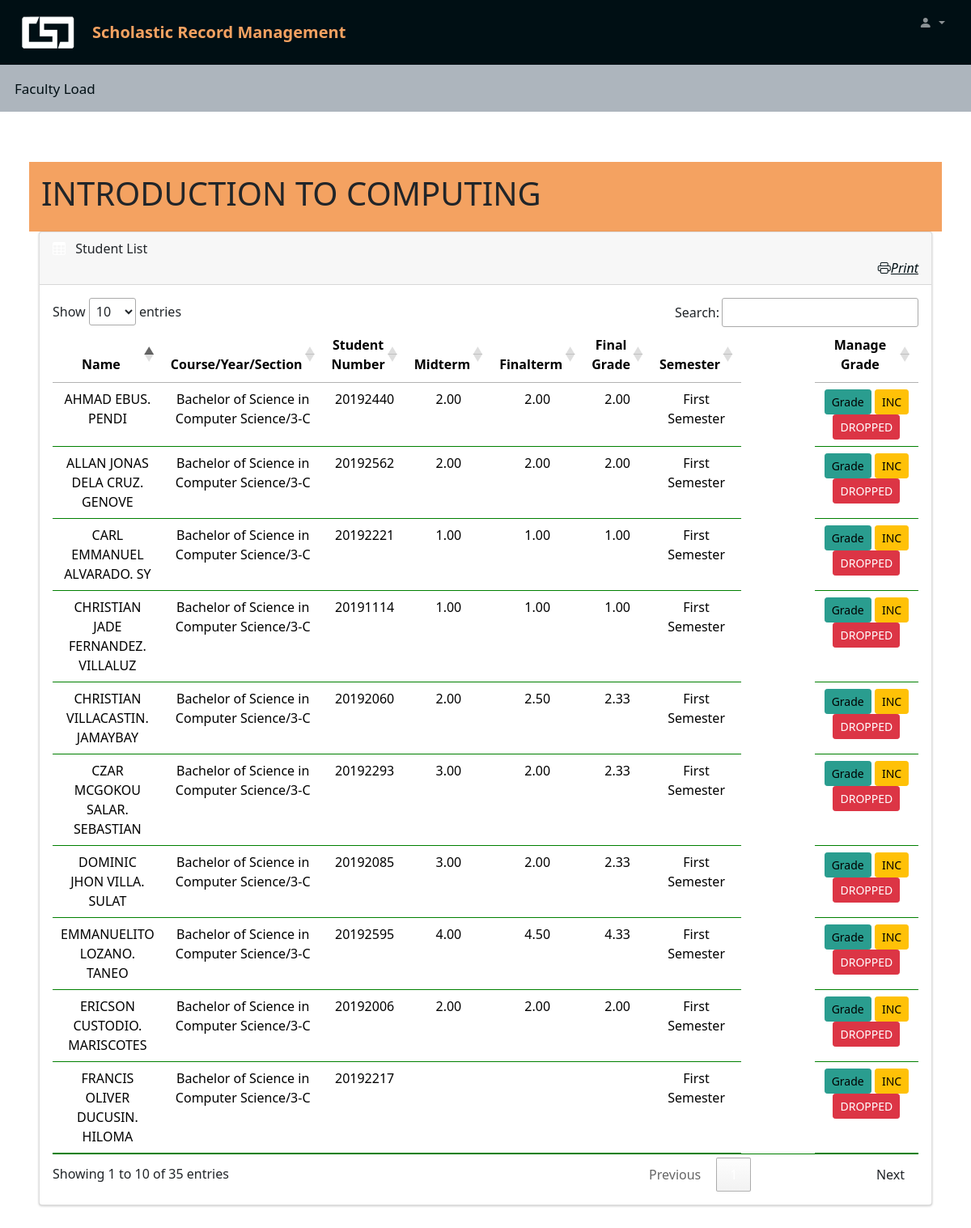
The page /ProfPlatform/viewload.php?combi_id=75 (signed in) on the database its author committed.
### tables this page shows
CREATE TABLE `srms_tblmanagesubcombi` (
  `combi_id` int(11) NOT NULL,
  `class_id` int(60) NOT NULL,
  `sub_id` int(60) NOT NULL,
  `prof_id` varchar(60) NOT NULL,
  `Sem` varchar(60) NOT NULL
);

CREATE TABLE `srms_tblsubject` (
  `sub_id` int(11) NOT NULL,
  `SubjectDescription` varchar(60) NOT NULL,
  `SubjectCode` varchar(60) NOT NULL,
  `Units` int(60) NOT NULL
);

CREATE TABLE `srms_tblresult` (
  `result_id` int(60) NOT NULL,
  `combi_id` int(60) NOT NULL,
  `prof_id` int(60) NOT NULL,
  `studentsnumber` int(60) NOT NULL,
  `Subject` varchar(60) NOT NULL,
  `mt` decimal(6,2) DEFAULT NULL,
  `ft` decimal(6,2) DEFAULT NULL,
  `Final` decimal(6,2) DEFAULT NULL,
  `Remarks` varchar(60) DEFAULT NULL,
  `syb` int(60) NOT NULL,
  `sye` int(60) NOT NULL,
  `Sem` varchar(60) NOT NULL,
  `stats` varchar(60) DEFAULT NULL
);

CREATE TABLE `srms_students` (
  `student_id` int(11) NOT NULL,
  `class_id` int(60) NOT NULL,
  `firstname` varchar(60) NOT NULL,
  `middlename` varchar(60) NOT NULL,
  `lastname` varchar(60) NOT NULL,
  `course` varchar(60) NOT NULL,
  `year` int(2) NOT NULL,
  `section` varchar(5) NOT NULL,
  `studentsnumber` int(10) NOT NULL,
  `status` varchar(10) NOT NULL,
  `contactnum` varchar(12) NOT NULL,
  `address` varchar(60) NOT NULL,
  `gender` varchar(60) NOT NULL,
  `email` varchar(60) NOT NULL,
  `scholastic` varchar(10) NOT NULL,
  `password` varchar(60) NOT NULL
);

### ProfPlatform/viewload.php (the view, shortened to what this page needs)
<?php
if (isset($_SESSION['uname'])) {
?>
  <!DOCTYPE html>
  <html lang="en">
  <head>
    <link rel="stylesheet" href="../assets/css/style.css">
    <link rel="stylesheet" href="../node_modules/bootstrap-icons/font/bootstrap-icons.css">
    <link rel="stylesheet" href="https://cdn.datatables.net/1.11.5/css/jquery.dataTables.min.css">
  </head>
  <body>
    <nav class="navbar navbar-expand-lg navbar-dark bg-blue-dark fixed-top">
      <div class="container-fluid">
        <a href="#" class="logo">
          <img src="../assets/image/csd.png" alt="logo image" />
        </a>
        <a class="navbar-brand" href="https://ucc-caloocan.edu.ph/">
          Scholastic Record Management
        </a>
        <div class="collapse navbar-collapse" id="topNavBar">
          <ul class="navbar-nav d-flex ms-auto my-3 my-lg-0">
            <li class="nav-item dropdown">
              <a class="nav-link dropdown-toggle ms-2 mb-4" href="#" role="button" data-bs-toggle="dropdown" aria-expanded="false">
                <i class="bi bi-person-fill"></i>
              </a>
            </li>
          </ul>
        </div>
      </div>
    </nav>
    <nav class="navbar navbar-expand-md bg-light" id="main-bar">
      <div class="collapse navbar-collapse" id="topNavBar">
        <ul class="navbar-nav">
          <li class="nav-item">
            <a href="home.php" class="nav-link">Faculty Load</a>
          </li>
        </ul>
      </div>
    </nav>
    <div class="container-fluid" id="contentview">
      <div class="container-fluid">
        <div class="row">
          <div class="col-md-12 p-header bg-secondary">
            <?php
            include('../includes/dbconn.php');
            $combi_id = $_GET['combi_id'];
            $sql = "SELECT * FROM srms_tblmanagesubcombi
            INNER JOIN srms_tblsubject ON srms_tblmanagesubcombi.sub_id = srms_tblsubject.sub_id
             WHERE combi_id = $combi_id";
            $connect = mysqli_query($conn, $sql);
            $num = mysqli_num_rows($connect);
            if ($num > 0) {
              foreach ($connect as $row) {
            ?>
                <h1><?php echo $row['SubjectDescription'] ?></h1>
          </div>
      <?php
              }
            }
      ?>
        </div>
      </div>
      <section>
        <div class="container-fluid">
          <div class="row">
            <div class="col-md-12 mb-3">
              <div class="card">
                <div class="card-header">
                  <span><i class="bi bi-table me-2"></i></span> Student List
                  <div class="text-right">
                    <?php
                    include('../includes/config.php');
                    $combi = intval($_GET['combi_id']);
                    $sql = "SELECT * from srms_tblmanagesubcombi where combi_id=:combi";
                    $query = $dbh->prepare($sql);
                    $query->bindParam(':combi', $combi, PDO::PARAM_STR);
                    $query->execute();
                    $results = $query->fetchAll(PDO::FETCH_OBJ);
                    if ($query->rowCount() > 0) {
                      foreach ($results as $result) {
                    ?>
                        <a href="print_load.php?combi_id=<?php echo htmlentities($result->combi_id) ?>"><i class="bi bi-printer">Print</i></a>
                    <?php $cnt = $cnt + 1;
                      }
                    } ?>
                  </div>
                </div>
                <div class="card-body">
                  <div class="table-responsive">
                    <table id="load" class="table hover data-table" style="width: 100%">
                      <thead>
                        <tr>
                          <th class="text-center">Name</th>
                          <th class="text-center">Course/Year/Section</th>
                          <th class="text-center">Student Number</th>
                          <th class="text-center">Midterm</th>
                          <th class="text-center">Finalterm</th>
                          <th class="text-center">Final Grade</th>
                          <th class="text-center">Semester</th>
                          <th class="text-center">Manage Grade</th>
                        </tr>
                      </thead>
                      <tbody>
                        <?php
                        include('../includes/dbconn.php');
                        $combi_id = $_GET['combi_id'];
                        $sql = "SELECT * FROM `srms_tblresult` INNER JOIN srms_students ON srms_tblresult.studentsnumber = srms_students.studentsnumber
                        INNER JOIN srms_tblsubject ON srms_tblsubject.sub_id = srms_tblresult.Subject
                        INNER JOIN srms_tblprof ON srms_tblprof.prof_id = srms_tblresult.prof_id
                        WHERE srms_tblresult.combi_id = $combi_id";
                        $connect = mysqli_query($conn, $sql);
                        $num = mysqli_num_rows($connect);
                        if ($num > 0) {
                          foreach ($connect as $row) {
                        ?>
                            <tr>
                              <td class="text-center"><?php echo $row['firstname'] ?> <?php echo $row['middlename'] ?>. <?php echo $row['lastname'] ?></td>
                              <td class="text-center"><?php echo $row['course'] ?>/<?php echo $row['year'] ?>-<?php echo $row['section'] ?></td>
                              <td class="text-center"><?php echo $row['studentsnumber'] ?></td>
                              <td class="text-center"><?php echo $row['mt'] ?></td>
                              <td class="text-center"><?php echo $row['ft'] ?></td>
                              <td class="text-center"><?php echo $row['Final'] ?></td>
                              <td class="text-center"><?php echo $row['Sem'] ?></td>
                              <td width=200 class="text-center">
                                <button type="button" class="btn btn-success btn-sm gradebtn" data-bs-toggle="modal" data-bs-target="#exampleModal" id="btnaddg">
                                  Grade
                                </button>
                                <button type="button" class="btn btn-warning btn-sm incbtn" data-bs-toggle="modal" data-bs-target="#exampleModal" id="btninc">
                                  INC
                                </button>
                                <button type="button" class="btn btn-danger btn-sm dropbtn " data-bs-toggle="modal" data-bs-target="#exampleModal" id="btndrop">
                                  DROPPED
                                </button>
                              </td>
                            </tr>
                        <?php
                          }
                        }
                        ?>
                      </tbody>
                    </table>
                  </div>
                </div>
              </div>
            </div>
          </div>
      </section>
    </div>
  <?php
} else {
  header("location:loginprof.php");
}
  ?>
  </body>
  </html>

### rows shown on the page
srms_tblmanagesubcombi: sub.SubjectDescription "INTRODUCTION TO COMPUTING"
srms_tblresult: srms_students.firstname "ALLAN JONAS", srms_students.middlename "DELA CRUZ", srms_students.lastname "GENOVE", srms_students.course "Bachelor of Science in Computer Science", srms_students.year "3", srms_students.section "C", srms_students.studentsnumber "20192562", mt "2.00", ft "2.00", Final "2.00", Sem "First Semester"
srms_tblresult: srms_students.firstname "FRANCIS OLIVER", srms_students.middlename "DUCUSIN", srms_students.lastname "HILOMA", srms_students.course "Bachelor of Science in Computer Science", srms_students.year "3", srms_students.section "C", srms_students.studentsnumber "20192217", Sem "First Semester"
srms_tblresult: srms_students.firstname "CHRISTIAN", srms_students.middlename "VILLACASTIN", srms_students.lastname "JAMAYBAY", srms_students.course "Bachelor of Science in Computer Science", srms_students.year "3", srms_students.section "C", srms_students.studentsnumber "20192060", mt "2.00", ft "2.50", Final "2.33", Sem "First Semester"
srms_tblresult: srms_students.firstname "ERICSON", srms_students.middlename "CUSTODIO", srms_students.lastname "MARISCOTES", srms_students.course "Bachelor of Science in Computer Science", srms_students.year "3", srms_students.section "C", srms_students.studentsnumber "20192006", mt "2.00", ft "2.00", Final "2.00", Sem "First Semester"
srms_tblresult: srms_students.firstname "AHMAD", srms_students.middlename "EBUS", srms_students.lastname "PENDI", srms_students.course "Bachelor of Science in Computer Science", srms_students.year "3", srms_students.section "C", srms_students.studentsnumber "20192440", mt "2.00", ft "2.00", Final "2.00", Sem "First Semester"
srms_tblresult: srms_students.firstname "CZAR MCGOKOU", srms_students.middlename "SALAR", srms_students.lastname "SEBASTIAN", srms_students.course "Bachelor of Science in Computer Science", srms_students.year "3", srms_students.section "C", srms_students.studentsnumber "20192293", mt "3.00", ft "2.00", Final "2.33", Sem "First Semester"
srms_tblresult: srms_students.firstname "DOMINIC JHON", srms_students.middlename "VILLA", srms_students.lastname "SULAT", srms_students.course "Bachelor of Science in Computer Science", srms_students.year "3", srms_students.section "C", srms_students.studentsnumber "20192085", mt "3.00", ft "2.00", Final "2.33", Sem "First Semester"
srms_tblresult: srms_students.firstname "CARL EMMANUEL", srms_students.middlename "ALVARADO", srms_students.lastname "SY", srms_students.course "Bachelor of Science in Computer Science", srms_students.year "3", srms_students.section "C", srms_students.studentsnumber "20192221", mt "1.00", ft "1.00", Final "1.00", Sem "First Semester"
srms_tblresult: srms_students.firstname "EMMANUELITO", srms_students.middlename "LOZANO", srms_students.lastname "TANEO", srms_students.course "Bachelor of Science in Computer Science", srms_students.year "3", srms_students.section "C", srms_students.studentsnumber "20192595", mt "4.00", ft "4.50", Final "4.33", Sem "First Semester"
srms_tblresult: srms_students.firstname "CHRISTIAN JADE", srms_students.middlename "FERNANDEZ", srms_students.lastname "VILLALUZ", srms_students.course "Bachelor of Science in Computer Science", srms_students.year "3", srms_students.section "C", srms_students.studentsnumber "20191114", mt "1.00", ft "1.00", Final "1.00", Sem "First Semester"
